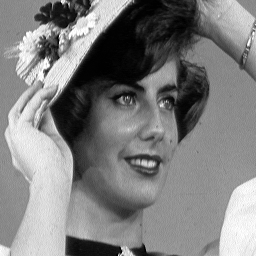
#> input picture images/femme.png, 256 x 256 px
$ python index.py
#> lines starting #> are read from the running program, lines starting #| are printed output that depends on the picture
import numpy as np
import cv2
from matplotlib import pyplot as plt


# #read image
img_src = cv2.imread('images/femme.png',0)
#> img_src is the input picture: shape (256, 256); min 0, max 255, mean 127.2


# using numpy library
def fourier_transform_numpy(img):
    f = np.fft.fft2(img)
    fshift = np.fft.fftshift(f)
    magnitude_spectrum = 50*np.log(np.abs(fshift))
    plt.subplot(121),plt.imshow(img, cmap = 'gray')
    plt.title('Input Image'), plt.xticks([]), plt.yticks([])
    plt.subplot(122),plt.imshow(magnitude_spectrum, cmap = 'gray')
    plt.title('Magnitude Spectrum'), plt.xticks([]), plt.yticks([])
    plt.show()

# using OpenCV library
def fourier_transform_opencv(img):
    dft = cv2.dft(np.float32(img),flags = cv2.DFT_COMPLEX_OUTPUT)
    dft_shift = np.fft.fftshift(dft)
    magnitude_spectrum = 50*np.log(cv2.magnitude(dft_shift[:,:,0],dft_shift[:,:,1]))
    plt.subplot(121),plt.imshow(img, cmap = 'gray')
    plt.title('Input Image'), plt.xticks([]), plt.yticks([])
    plt.subplot(122),plt.imshow(magnitude_spectrum, cmap = 'gray')
    plt.title('Magnitude Spectrum'), plt.xticks([]), plt.yticks([])
    plt.show()

def LPF(img):
    rows, cols = img.shape
#> rows = 256; cols = 256

    nrows = cv2.getOptimalDFTSize(rows)
#> nrows = 256
    ncols = cv2.getOptimalDFTSize(cols)
#> ncols = 256
    nimg = np.zeros((nrows,ncols))
    nimg[:rows,:cols] = img

    # Implement Fourier Transform
    dft = cv2.dft(np.float32(nimg),flags = cv2.DFT_COMPLEX_OUTPUT)
    dft_shift = np.fft.fftshift(dft)
    crow,ccol = int(rows/2) , int(cols/2)
#> crow = 128; ccol = 128

    # create a kernel, center square is 1, remaining all zeros
    kernel = np.zeros((rows,cols,2),np.uint8)
    kernel[crow-30:crow+30, ccol-30:ccol+30] = 1

    # apply kernel
    fshift = dft_shift*kernel

    # inverse Fourier Transform
    f_ishift = np.fft.ifftshift(fshift)
    img_back = cv2.idft(f_ishift)
    img_back = cv2.magnitude(img_back[:,:,0],img_back[:,:,1])
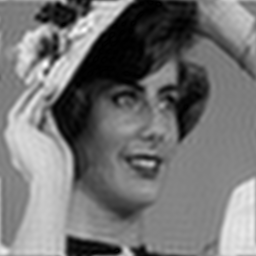
#> img_back: shape (256, 256) float32; min 7044.7, max 18359208, mean 8336025.5; drawn with min black and max white

    plt.subplot(121),plt.imshow(img, cmap = 'gray')
    plt.title('Input Image'), plt.xticks([]), plt.yticks([])
    plt.subplot(122),plt.imshow(img_back, cmap = 'gray')
    plt.title('Output Image'), plt.xticks([]), plt.yticks([])
    plt.show()
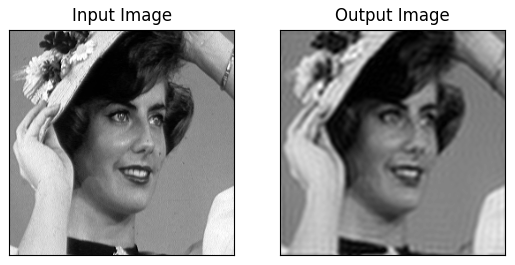
#> figure drawn by matplotlib, 2 panels
    fourier_transform_opencv(img)
#> in fourier_transform_opencv, `magnitude_spectrum = 50*np.log(cv2.magnitude(dft_shift[:,:,0],dft_shif..`:
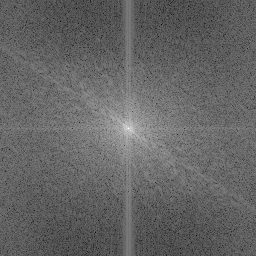
#> magnitude_spectrum: shape (256, 256) float32; min 90.13, max 796.8, mean 370.3; drawn with min black and max white
#> in fourier_transform_opencv, `plt.show()`:
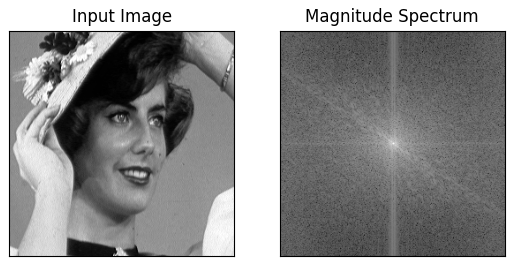
#> figure drawn by matplotlib, 2 panels
    fourier_transform_opencv(img_back)
#> in fourier_transform_opencv (call 2), `magnitude_spectrum = 50*np.log(cv2.magnitude(dft_shift[:,:,0],dft_shif..`:
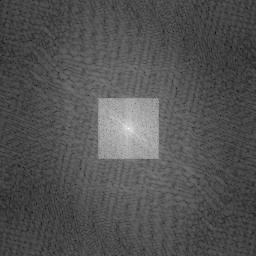
#> magnitude_spectrum: shape (256, 256) float32; min 438.1, max 1351.3, mean 735.5; drawn with min black and max white

LPF(img_src)


# #prepare the 5x5 shaped filter
# Bo loc thong cao
high_pass_filter = np.array([[1, 1, 1],
                             [1, 12, 1],
                             [1, 1, 1]])
high_pass_filter = high_pass_filter/sum(high_pass_filter)

low_pass_filter = np.array([[1, 1, 1],
                           [1, 1, 1],
                           [1, 1, 1]],
                           dtype=np.float32)

# filter the source image
img_src = cv2.filter2D(img_src, -1, low_pass_filter)
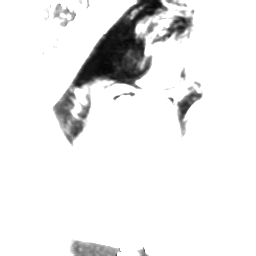
#> img_src: shape (256, 256); min 6, max 255, mean 236.8

# save result image
cv2.imwrite('result.jpg',img_src)

# fourier_transform_opencv(img_src)
